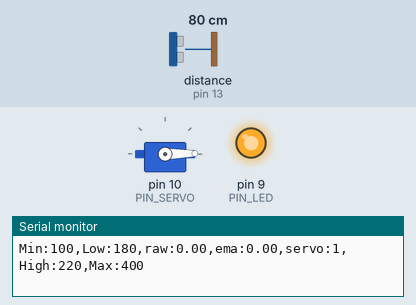
This sketch was run on a simulated Arduino Uno, built with avr-gcc and run on an emulated ATmega328P. Shown: servo, output pins drawn as LEDs (lit = HIGH), the last lines printed to the serial monitor. Wiring (inferred from the names in the program): ultrasonic range finder: trigger pin 12; echo pin 13. The test bench sets the inputs (shaded band); at power-on: distance to the obstacle (sensor on pin 13) 80 cm. The echo pulse lasts 58.3 µs per cm; pins used as bus, display or sensor lines are not drawn.

Above: at 1.2 s.
1.3 s: distance to the obstacle (sensor on pin 13) set to 42 cm
2.8 s: distance to the obstacle (sensor on pin 13) set to 37 cm
At 3.4 s:
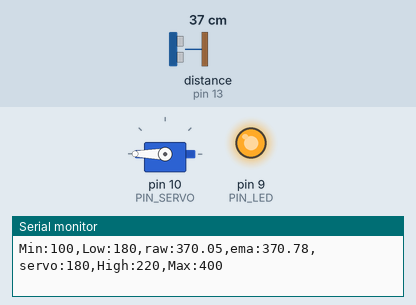
4.5 s: distance to the obstacle (sensor on pin 13) set to 18 cm
At 4.79 s:
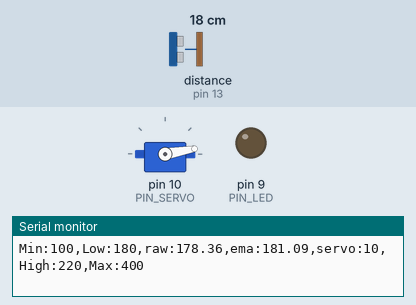
7.5 s: distance to the obstacle (sensor on pin 13) set to 35 cm
10.5 s: distance to the obstacle (sensor on pin 13) set to 2 cm
At 11.2 s:
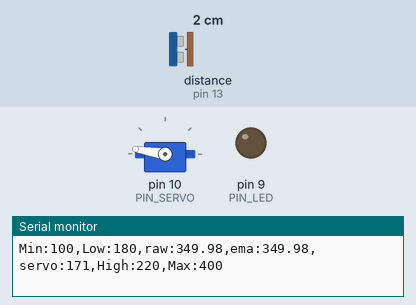
Timing chart, 0 to 13.0 s (numbered marks = the images above; inputs shaded):
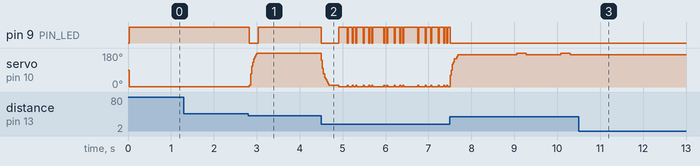

The sketch:

11_example_assignement.ino
```cpp
#include <Servo.h>

// Arduino pin assignment
#define PIN_LED 9
#define PIN_SERVO 10
#define PIN_TRIG 12
#define PIN_ECHO 13

// configurable parameters
#define SND_VEL 346.0 // sound velocity at 24 celsius degree (unit: m/s)
#define INTERVAL 25 // sampling interval (unit: ms)
#define _DIST_MIN 100 // minimum distance to be measured (unit: mm)
#define _DIST_MAX 400 // maximum distance to be measured (unit: mm)
#define  _DIST_ALPHA 0.3

#define _DUTY_MIN 550 // servo full clockwise position (0 degree)
#define _DUTY_NEU 1475 // servo neutral position (90 degree)
#define _DUTY_MAX 2400 // servo full counterclockwise position (180 degree)

// global variables
float timeout; // unit: us
float dist_min, dist_max, dist_raw, dist_prev, dist_ema, alpha, dist_ema_backup; // unit: mm
unsigned long last_sampling_time; // unit: ms
float scale; // used for pulse duration to distance conversion
Servo myservo;

void setup() {
// initialize GPIO pins
  pinMode(PIN_LED,OUTPUT);
  pinMode(PIN_TRIG,OUTPUT);
  digitalWrite(PIN_TRIG, LOW);
  pinMode(PIN_ECHO,INPUT);

  myservo.attach(PIN_SERVO);
  myservo.writeMicroseconds(_DUTY_NEU);

// initialize USS related variables
  dist_min = _DIST_MIN;
  dist_max = _DIST_MAX;
  timeout = (INTERVAL / 2) * 1000.0; // precalculate pulseIn() timeout value. (unit: us)
  dist_raw = dist_prev = 0.0; // raw distance output from USS (unit: mm)
  scale = 0.001 * 0.5 * SND_VEL;
  alpha = _DIST_ALPHA;

// initialize serial port
  Serial.begin(57600);

// initialize last sampling time
  last_sampling_time = 0;
}

void loop() {
// wait until next sampling time.
// millis() returns the number of milliseconds since the program started. Will overflow after 50 days.
  if(millis() < last_sampling_time + INTERVAL) return;

// get a distance reading from the USS
  dist_raw = USS_measure(PIN_TRIG,PIN_ECHO);
  dist_ema = alpha * dist_raw + (1 - alpha) * dist_ema;

// output the read value to the serial port
  Serial.print("Min:100,Low:180,raw:");
  Serial.print(dist_raw);
  Serial.print(",ema:");
  Serial.print(dist_ema);
  Serial.print(",servo:");
  Serial.print(myservo.read());
  Serial.println(",High:220,Max:400");

// adjust servo position according to the USS read value

  // add your code here!
  if(dist_ema<dist_min || dist_ema > dist_max){
    dist_ema = dist_ema_backup;
  }
  dist_ema_backup = dist_ema;
  if(dist_ema<=180) {
     myservo.writeMicroseconds(_DUTY_MIN);
     digitalWrite(PIN_LED, 1);
  }
  else if(dist_ema<=190){
    myservo.writeMicroseconds(_DUTY_MIN + 100);
    digitalWrite(PIN_LED, 0);
  }
  else if(dist_ema<=200){
    myservo.writeMicroseconds(_DUTY_MIN + 200);
    digitalWrite(PIN_LED, 0);
  }
  else if(dist_ema_backup<=210){
    myservo.writeMicroseconds(_DUTY_MIN + 310);
    digitalWrite(PIN_LED, 0);
  }
  else if(dist_ema<=220){
     myservo.writeMicroseconds(_DUTY_MIN + 410);
     digitalWrite(PIN_LED, 0);
  }
  else if (dist_ema<=230){
    myservo.writeMicroseconds(_DUTY_MIN + 510);
    digitalWrite(PIN_LED, 0);
  }
  else if (dist_ema<=240){
    myservo.writeMicroseconds(_DUTY_MIN + 620);
    digitalWrite(PIN_LED, 0);
  }
  else if(dist_ema<=250){
    myservo.writeMicroseconds(_DUTY_MIN + 720);
    digitalWrite(PIN_LED, 0);
  }
  else if(dist_ema<=260){
    myservo.writeMicroseconds(_DUTY_MIN + 820);
    digitalWrite(PIN_LED, 0);
  }
  else if(dist_ema<=270){
    myservo.writeMicroseconds(_DUTY_NEU);
    digitalWrite(PIN_LED, 0);
  }
  else if(dist_ema<=280){
    myservo.writeMicroseconds(_DUTY_NEU + 100);
    digitalWrite(PIN_LED, 0);
  }
  else if(dist_ema<=290){
    myservo.writeMicroseconds(_DUTY_NEU + 210);
    digitalWrite(PIN_LED, 0);
  }
  else if(dist_ema<=300){
    myservo.writeMicroseconds(_DUTY_NEU + 310);
    digitalWrite(PIN_LED, 0);
  }
  else if(dist_ema<=310){
    myservo.writeMicroseconds(_DUTY_NEU + 410);
    digitalWrite(PIN_LED, 0);
  }
  else if(dist_ema<=320){
    myservo.writeMicroseconds(_DUTY_NEU + 520);
    digitalWrite(PIN_LED, 0);
  }
  else if(dist_ema<=330){
    myservo.writeMicroseconds(_DUTY_NEU + 620);
    digitalWrite(PIN_LED, 0);
  }
  else if(dist_ema<=340){
    myservo.writeMicroseconds(_DUTY_NEU + 720);
    digitalWrite(PIN_LED, 0);
  }
  else if(dist_ema<=350){
    myservo.writeMicroseconds(_DUTY_NEU + 830);
    digitalWrite(PIN_LED, 0);
  }
  else if(dist_ema<=360){
    myservo.writeMicroseconds(_DUTY_MAX);
    digitalWrite(PIN_LED, 0);
  }
  else {
    myservo.writeMicroseconds(_DUTY_MAX);
    digitalWrite(PIN_LED, 1);
  }

// update last sampling time
  last_sampling_time += INTERVAL;
}

// get a distance reading from USS. return value is in millimeter.
float USS_measure(int TRIG, int ECHO)
{
  float reading;
  digitalWrite(TRIG, HIGH);
  delayMicroseconds(10);
  digitalWrite(TRIG, LOW);

  reading = pulseIn(ECHO, HIGH, timeout) * scale; // unit: mm
  if(reading < dist_min || reading > dist_max) reading = 0.0; // return 0 when out of range.

  if(reading == 0.0) reading = dist_prev;
  else dist_prev = reading;

  return reading;
}
```

Measured:
- the behaviour switches between 40 and 39 cm on distance to the obstacle (sensor on pin 13) (found by bisection; images 0 and 1)
- after the input at 2.8 s, pin 9 (PIN_LED): HIGH → LOW at once, → HIGH 0.20 s later; servo on pin 10 (PIN_SERVO): 1° → 180° at once
- after the input at 10.5 s, servo on pin 10 (PIN_SERVO): stops changing and stays 171°
